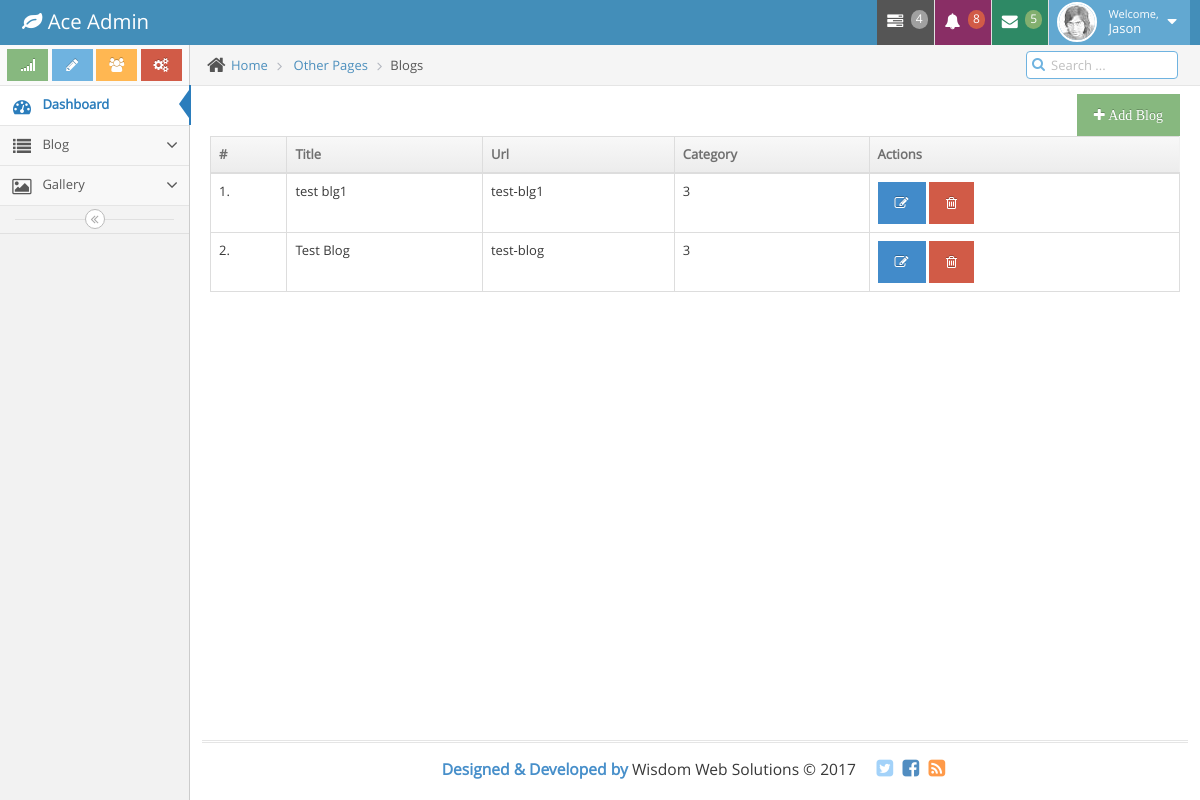
Page /blogs.php (signed in) on the committed database.
### tables this page shows
CREATE TABLE IF NOT EXISTS `tbl_blog` (
`blog_id` int(11) NOT NULL,
  `blog_title` varchar(255) NOT NULL,
  `blog_slug` varchar(255) NOT NULL,
  `blog_cat` int(11) NOT NULL,
  `blog_banner` varchar(255) NOT NULL,
  `blog_descr` text NOT NULL,
  `blog_tags` varchar(255) NOT NULL,
  `created_at` datetime NOT NULL DEFAULT CURRENT_TIMESTAMP
);

### blogs.php (the view, shortened to what this page needs)
<?php
	include 'include/connection.php';
?>
<!DOCTYPE html>
<html lang="en">
	<head>
		<link rel="stylesheet" href="assets/css/bootstrap.min.css" />
		<link rel="stylesheet" href="assets/font-awesome/4.5.0/css/font-awesome.min.css" />
		<link rel="stylesheet" href="assets/css/ace.min.css" class="ace-main-stylesheet" id="main-ace-style" />
		<link rel="stylesheet" href="assets/css/ace-skins.min.css" />
		<link rel="stylesheet" href="assets/css/ace-rtl.min.css" />
		<link rel="stylesheet" type="text/css" href="https://cdn.datatables.net/1.10.16/css/jquery.dataTables.min.css"/>
	</head>
	<body class="no-skin">
		<?php include 'include/header.php'; ?>
		<div class="main-container ace-save-state" id="main-container">
			<?php include 'include/sidebar.php'; ?>
			<div class="main-content">
				<div class="main-content-inner">
					<div class="breadcrumbs ace-save-state" id="breadcrumbs">
						<ul class="breadcrumb">
							<li>
								<i class="ace-icon fa fa-home home-icon"></i>
								<a href="#">Home</a>
							</li>
							<li>
								<a href="#">Other Pages</a>
							</li>
							<li class="active">Blogs</li>
						</ul>
						<div class="nav-search" id="nav-search">
							<form class="form-search">
								<span class="input-icon">
									<input type="text" placeholder="Search ..." class="nav-search-input" id="nav-search-input" autocomplete="off" />
									<i class="ace-icon fa fa-search nav-search-icon"></i>
								</span>
							</form>
						</div>
					</div>
					<div class="page-content">
						<div class="row">
							<div class="col-xs-12">
<div class="pull-right">
        <a href="blog-add.php" class="btn btn-success"><i class="fa fa-plus" aria-hidden="true"> Add Blog</i></a>
</div>
<table class="table table-bordered display" id="example">
	<thead>
		<th>#</th>
		<th>Title</th>
		<th>Url</th>
		<th>Category</th>
		<th>Actions</th>
	</thead>
	<tbody>
		<?php
			$sql = "SELECT * FROM tbl_blog ORDER BY blog_id DESC";
			$result = $conn->query($sql);
			$count = 1;
			while($row = $result->fetch_array()) {
		?>
		<tr>
			<td><?php echo $count; ?>.</td>
			<td><?php echo $row['blog_title']; ?></td>
			<td><?php echo $row['blog_slug']; ?></td>
			<td><?php echo $row['blog_cat']; ?></td>
			<td>
				<a href="blog-edit.php?id=<?php echo $row['blog_id']; ?>" class="btn btn-primary" title="
				Edit"><i class="fa fa-edit" aria-hidden="true"></i></a>
				<a href="include/blog-delete.php?id=<?php echo $row['blog_id']; ?>" onclick="return confirm('Are you sure?')" class="btn btn-danger" title="
				Delete"><i class="fa fa-trash-o" aria-hidden="true"></i></a>
			</td>
		</tr>
		<?php
	$count++;
	} ?>
	</tbody>
</table>
							</div>
						</div>
					</div>
				</div>
			</div>
			<?php include 'include/footer.php'; ?>
		</div>
	</body>
</html>

### rows in the picture
tbl_blog: blog_title "test blg1", blog_slug "test-blg1", blog_cat "3"
tbl_blog: blog_title "Test Blog", blog_slug "test-blog", blog_cat "3"
